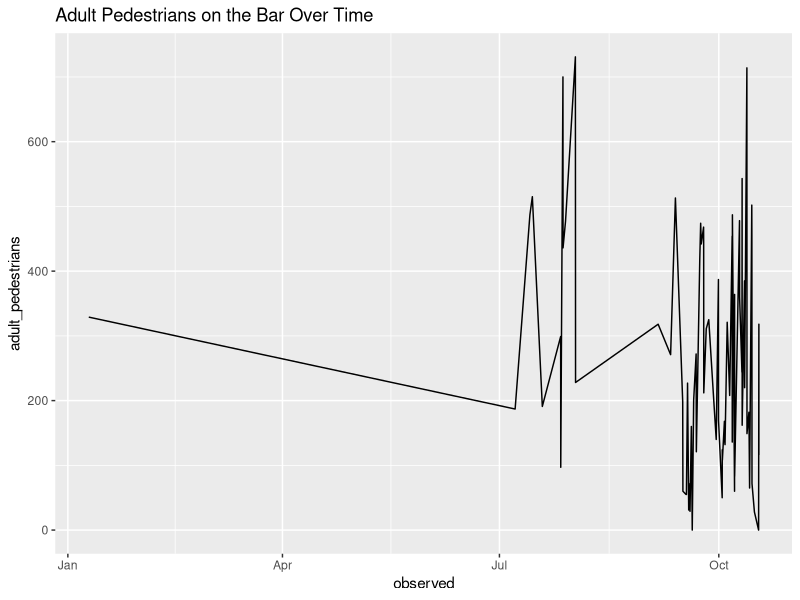
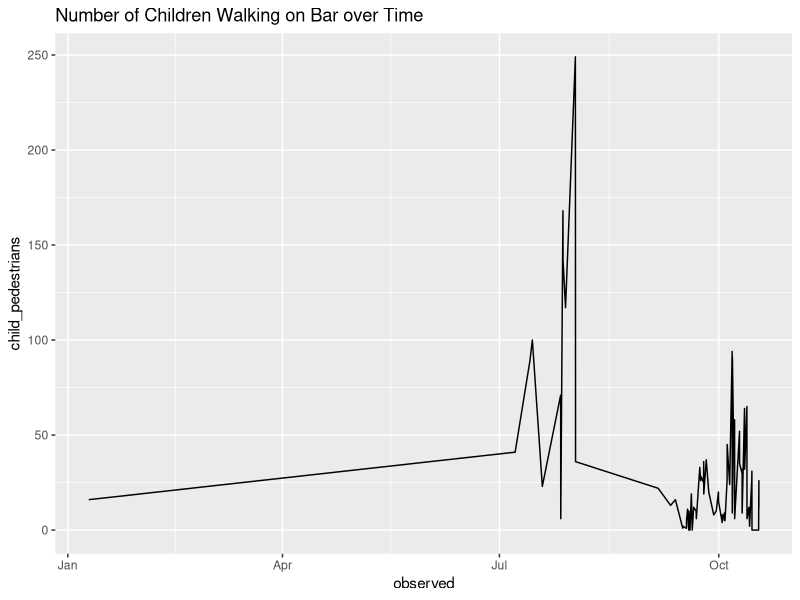
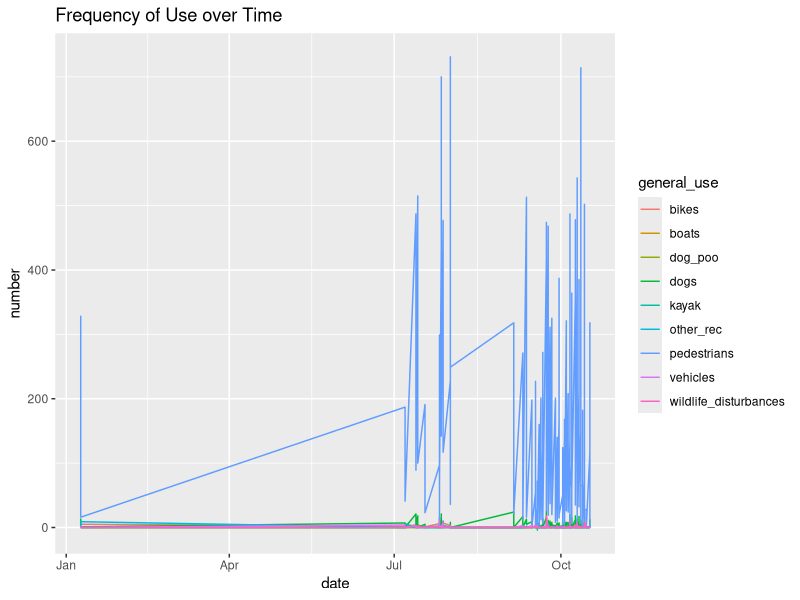
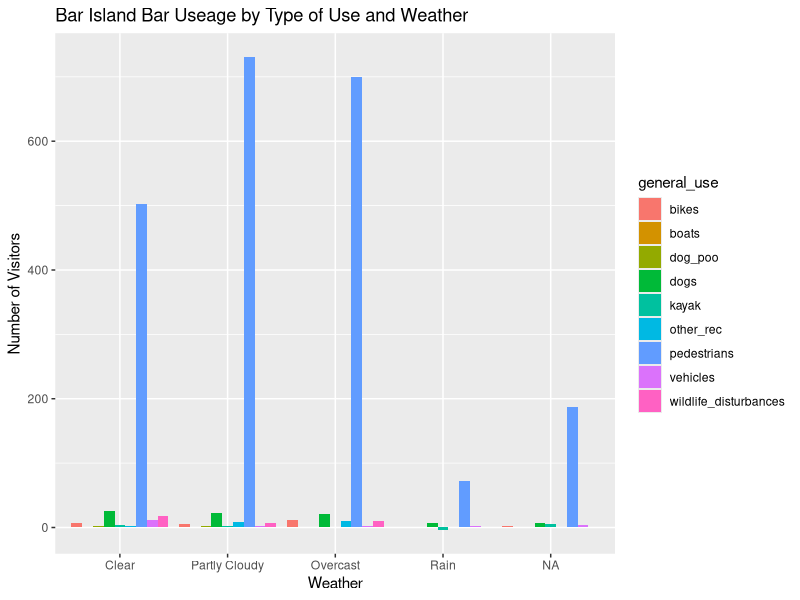
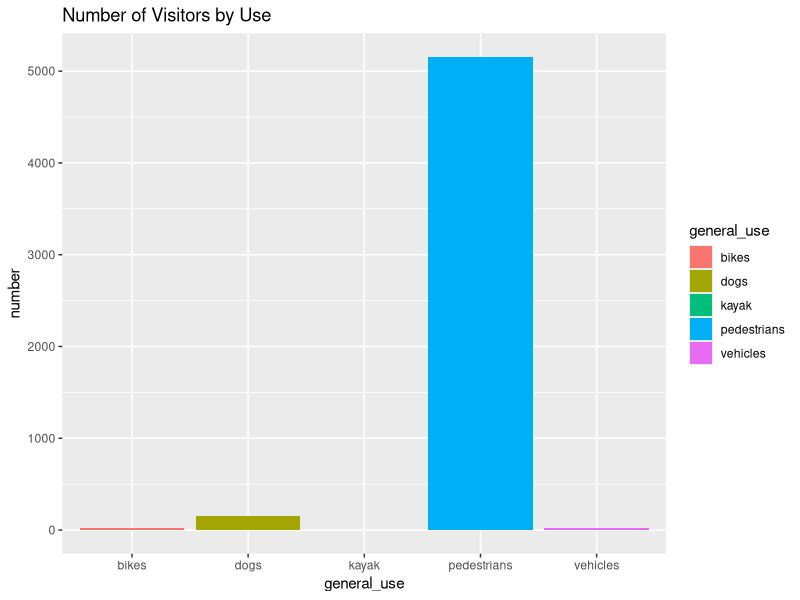
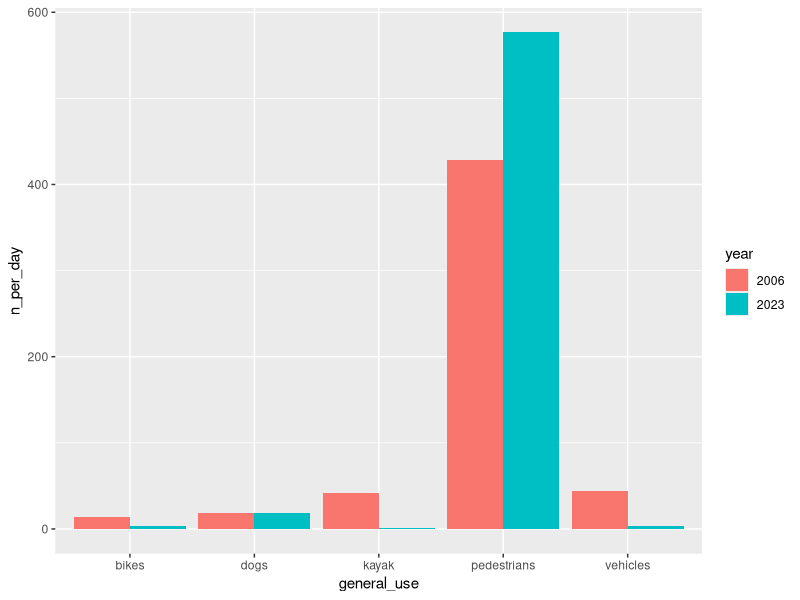

These charts were generated, in order, by the following R code: (Note: this script raises an error after producing the figures.)
## ---- chunk 1
# install.packages("tidyverse")
library(tidyverse)
library(readr)
library(readxl)
## ---- chunk 2
bar_24_raw <- read_csv("data/sand_bar_to_bar_island_usage_survey-2024-04-17_08.05.40.csv")

## ---- chunk 3
bar_24 <- bar_24_raw %>%
  select(observed, Number_of_Adult_Pedestrians, Number_of_Children_Pedestrians,Vehicles_that_drove_on_the_Bar_without_parking_or_picking_up_passengers, Vehicles_that_drove_on_to_the_Bar_and_parked, Vehicles_that_drove_on_the_Bar_for_official_purposes__park_vehicle_headed_to_Bar_Island__Bar_Harbor_Police__or_municipal, Dogs_on_leash, Dogs_off_leash, Number_of_instances_of_dogs_defecating_and_owners_picking_it_up, Number_of_instances_of_dogs_defecating_and_owners_NOT_picking_it_up, `Number_of_private_kayak_groups_(arriving_with_personal_vehicles)`, Number_of_private_kayaks_launched, Number_of_other_boats_launched, Number_of_people_fishing, Number_of_people_birding, Number_of_people_in_the_water, `Number_of_wildlife_disturbances_(if_a_dog_disturbs_a_group_of_birds_count_as_one)_`, Number_of_bicyclists, Current_Weather) 

colnames(bar_24) <- c("observed", "adult_pedestrians", "child_pedestrians","vehicles_no_parking", "vehicles_parking", "vehicles_official", "dogs_leash", "dogs_off_leash", "dogs_defecating_pick_up", "dogs_defecating_no_pick_up", "kayak_group", "private_kayaks", "other_boats", "fishers", "birders", "swimmers_waders", "wildlife_disturbances", "bicyclists", "weather")

bar_24 <- bar_24 %>% 
  mutate_if(is.numeric, replace_na, replace = 0) %>%
  filter(!row_number() %in% c(1, 16))

bar_24$observed <- as_datetime(bar_24$observed)

bar_24 <- bar_24 %>%
  mutate(weather = as_factor(bar_24$weather))

bar_24_with_total <- bar_24 %>%
  mutate(total_pedestrians = rowSums(bar_24[ , c("adult_pedestrians", "child_pedestrians")], na.rm=TRUE))

# bar_24 <-mutate(weather = fct_relevel(bar_24$weather, c("clear", "partly cloudy", "overcast", "rain")))

## ---- chunk 4
bar_24_long <- bar_24 %>%
  pivot_longer(! c(observed, weather),
    names_to = "use",
    values_to = "number") %>%
  group_by(use) %>%
  mutate(general_use = case_when(
         use == "adult_pedestrians" ~ "pedestrians", 
         use == "child_pedestrians" ~ "pedestrians", 
         use == "vehicles_no_parking" ~ "vehicles", 
         use == "vehicles_parking" ~ "vehicles",
         use == "vehicles_official" ~ "vehicles",
         use == "dogs_leash" ~ "dogs", 
         use == "dogs_off_leash" ~ "dogs",
         use == "dogs_defecating_pick_up" ~ "dog_poo", 
         use == "dogs_defecating_no_pick_up" ~ "dog_poo",
         use == "kayak_group" ~ "kayak", 
         use == "private_kayaks" ~ "kayak", 
         use == "other_boats" ~ "boats", 
         use == "fishers" ~ "other_rec", 
         use == "birders" ~ "other_rec", 
         use == "swimmers_waders" ~ "other_rec", 
         use == "wildlife_disturbances" ~ "wildlife_disturbances", 
         use == "bicyclists" ~ "bikes")) %>%
  mutate(date = date(observed))
## ---- chunk 5
bar_24 %>%
  ggplot(
    mapping = aes(
      x = observed, 
      y = adult_pedestrians)) +
    geom_line() + 
  labs( 
    title = "Adult Pedestrians on the Bar Over Time")

bar_24 %>%
  ggplot(
    mapping = aes(
      x = observed, 
      y = child_pedestrians)) +
    geom_line() + 
  labs(
    title = "Number of Children Walking on Bar over Time"
  )

# bar_24 %>%
#   ggplot(
#     mapping = aes(
#       x = observed, 
#       y = total_pedestrians)) +
#     geom_line() 

bar_24_long %>%
  select(c(date, general_use, number)) %>%
  group_by(general_use) %>%
  ggplot( 
    aes( 
      x = date, 
      y = number, 
      color = general_use, na.rm)) + 
  geom_line() + 
  labs(
    title = "Frequency of Use over Time"
  )


# pedestrians <- 
#   
# # Plot
# bar_24 %>% 
#   select(adult_pedestrians, child_pedestrians, observed) %>%
#   ggplot( 
#     aes(x=observed, y=n, group=name, color=name)) +
#     geom_line()
## ---- chunk 6
# bar_24_long %>%
#   filter(general_use == c("bikes", "boats", "dogs", "kayak", "other_rec", "pedestrians", "vehicles", "wildlife_disturbances")) %>%
#   ggplot(
#     aes(
#       fill = general_use, 
#       x = general_use, 
#       y = number)) + 
#   geom_bar(position= "dodge", stat = "identity") + 
#   labs( 
#     title = "Bar Island Visitation by Type of Use")

bar_24_long %>%
  group_by(general_use) %>%
  ggplot( 
    aes(
      fill = general_use,
      x = weather, 
      y = number)) + 
  geom_bar(position="dodge", stat="identity") + 
  labs( 
    title = "Bar Island Bar Useage by Type of Use and Weather", 
    x = "Weather",
    y = "Number of Visitors", 
    ) 

bar_24_long %>%
  filter(general_use == c("pedestrians", "vehicles", "kayak", "bikes", "dogs")) %>%
  ggplot( 
    aes(
      fill = general_use,
      x = general_use, 
      y = number
    )) +
  geom_bar(stat = "identity") + 
  labs(
    title = "Number of Visitors by Use"
  )

## ---- chunk 7
d <- bar_24 %>%
  mutate(date = date(observed)) %>%
  distinct(date) %>%
  nrow()

# specific_use_per_day <- bar_24_long %>% 
#   group_by(use) %>%
#   summarize(n_per_day = sum(number)/d) %>%
#   print()
# 
# specific_use <- bar_24_long %>% 
#   group_by(use) %>%
#   summarize(no = sum(number)) %>%
#   print()

# specific_use_tibble <- full_join(specific_use, specific_use_per_day)

use_per_day_23 <- bar_24_long %>% 
  filter(general_use != "dog_poo") %>%
  group_by(general_use) %>% 
  summarize(n_per_day = sum(number)/d)%>%
  mutate(year = as.numeric("2023")) %>%
  print()
  
use_23 <- bar_24_long %>% 
  filter(general_use != "dog_poo") %>%
  group_by(general_use) %>%
  summarize(n = sum(number)) %>%
  mutate(year = as.numeric("2023")) %>%
  print() 

# general_use_tibble <- full_join(general_use, general_use_per_day) %>%
#   mutate(year = as.numeric("2023"))

data_2006 <- read_excel("data/2006 data.xlsx") %>%
  mutate(general_use = case_when(general_use == "cars" ~ "vehicles", 
            general_use == "bikes" ~ "bikes", 
            general_use == "pedestrians" ~ "pedestrians",
            general_use == "kayak" ~ "kayak", 
            general_use == "dogs" ~ "dogs"))
use_per_day_06 <- data_2006 %>%
  select(c(general_use, n_per_day, year))

use_06 <- data_2006 %>%
  select(c(general_use, n, year))

use_per_day <- bind_rows(use_per_day_06, use_per_day_23) %>%
  mutate(year = as.character(year))

use <- bind_rows(use_06, use_23) %>%
  mutate(year = as.character(year))

# bind_rows(general_use_tibble, data_2006) %>%
#   group_by(general_use, year) %>%
#   summarise(n = sum("n"))

## ---- chunk 8
use_per_day %>% 
  filter(!general_use %in% c("boats", "other_rec", "wildlife_disturbances")) %>%
  ggplot( 
    aes(
      x = general_use, 
      y = n_per_day, 
      fill = year
    )) + 
  geom_bar(position = "dodge", stat = "identity")
## ---- chunk 9
library(readr)
write_csv(bar_24, file = "../bar-island/data/bar_24.csv") 
write_csv(use_per_day_23, file = "../bar-island/data/use_per_day_23.csv")
